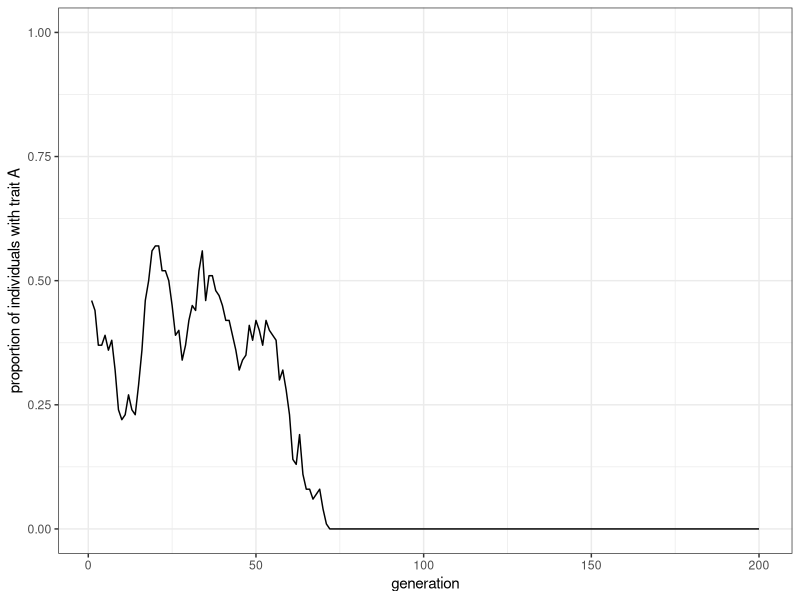
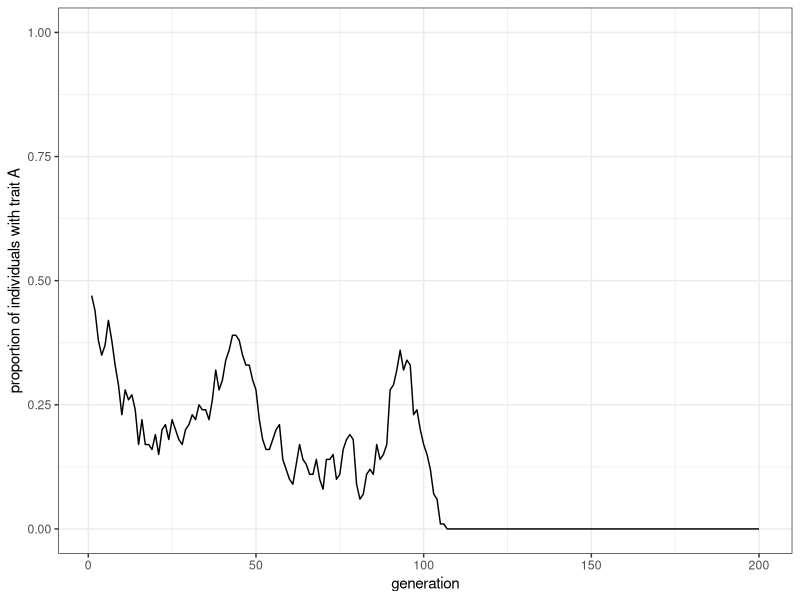
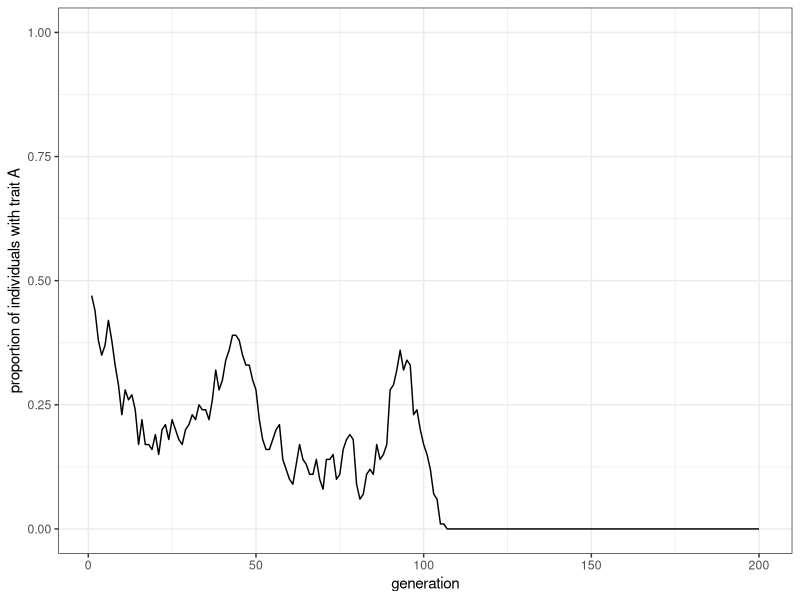
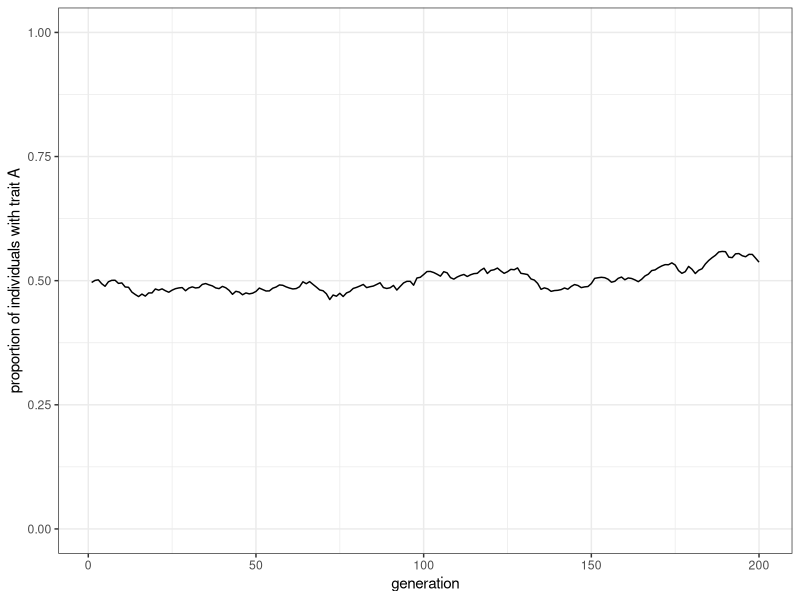
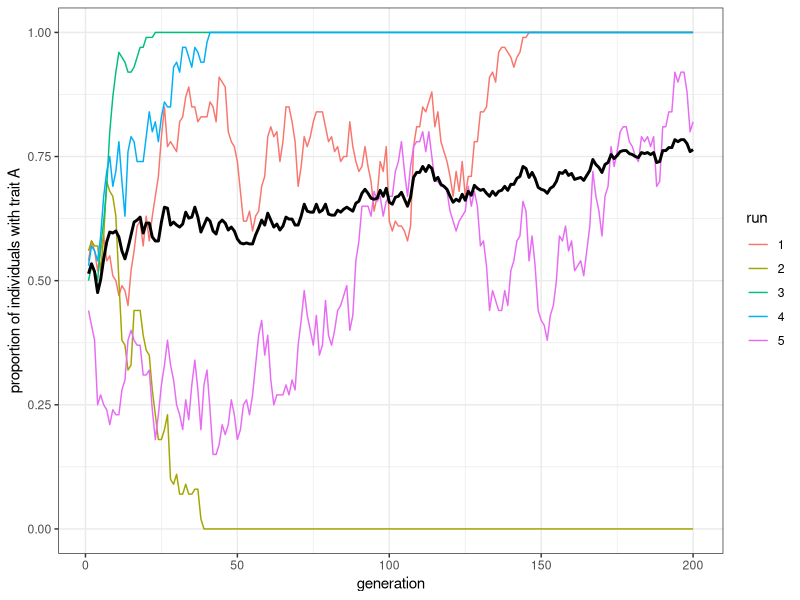
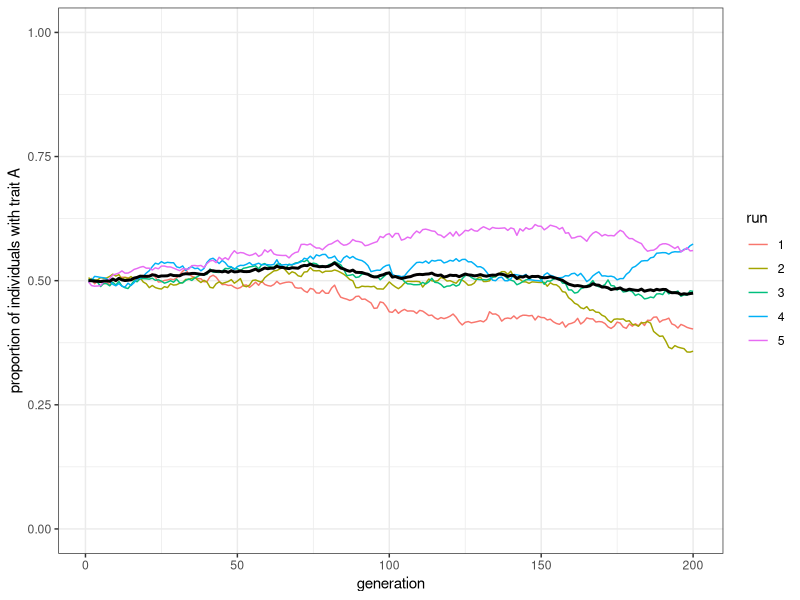
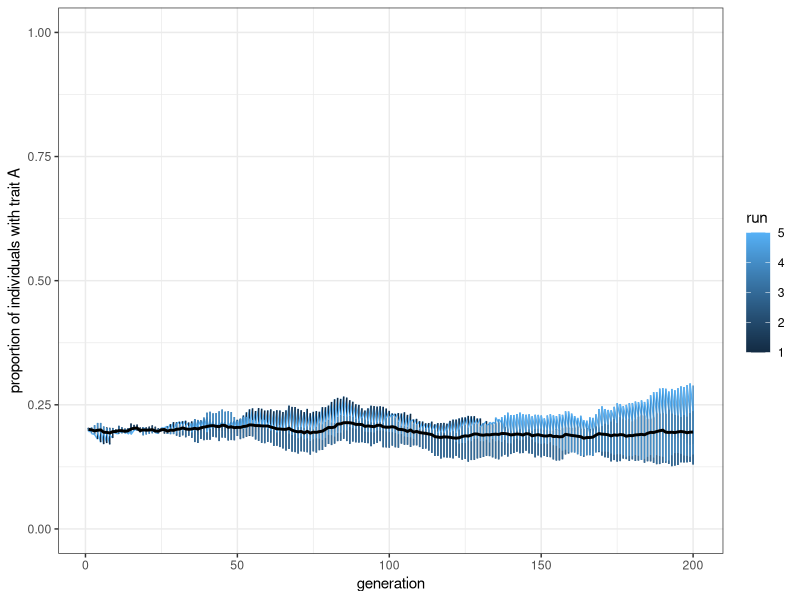

Generate these figures, in order, with R:
## ---- chunk 1
library(tidyverse)

## ---- chunk 2
population_size <- 100
generations <- 200
## ---- chunk 3
population <- sample(c("A", "B"), population_size, replace = TRUE)
## ---- chunk 4
population
## ---- chunk 5
population[4]
## ---- chunk 6
output <- tibble(generation = 1:generations, proportion_of_trait_a = rep(NA_real_, generations))
output
## ---- chunk 7
output$proportion_of_trait_a[1] <- sum(population == "A") / population_size
output
## ---- chunk 8
 for (generation in 2:generations) {
  # populationテーブルをprevious_populationという新しいテーブルにコピー
  previous_population <- population
  # 前世代の個人からランダムに形質をコピーする
  population <- sample(previous_population, population_size, replace = TRUE)
  # proportion_of_trait_aを計算し、outputの今generation世代のところに格納する
  output$proportion_of_trait_a[generation] <- sum(population == "A") / population_size
}
## ---- chunk 9
ggplot(data = output, aes(x = generation, y = proportion_of_trait_a)) +
  geom_line() +
  ylim(c(0, 1)) +
  theme_bw() +
  ylab("proportion of individuals with trait A")
## ---- chunk 10

model_unbiased_transmission <- function(population_size, generations) {
  population <- sample(c("A", "B"), population_size, replace = TRUE)

  output <- tibble(generation = 1:generations, proportion_of_trait_a = rep(NA, generations))

  output$proportion_of_trait_a[1] <- sum(population == "A") / population_size

  for (generation in 2:generations) {
    # Copy individuals to previous_population tibble
    previous_population <- population 
    
    # Randomly copy from previous generation
    population <- sample(previous_population, population_size, replace = TRUE)
    
    # Get p and put it into output slot for this generation t
    output$proportion_of_trait_a[generation] <- sum(population == "A") / population_size
  }
  # Export data from function
  output
}
## ---- chunk 11
data_unbiased_transmission <- model_unbiased_transmission(population_size = 100, generations = 200)
## ---- chunk 12
plot_single_run <- function(data) {
  ggplot(data = data, aes(x = generation, y = proportion_of_trait_a)) +
    geom_line() +
    ylim(c(0, 1)) +
    theme_bw() +
    ylab("proportion of individuals with trait A")
}
## ---- chunk 13
data_unbiased_transmission |>
  plot_single_run()
## ---- chunk 14
plot_single_run(data_unbiased_transmission)
## ---- chunk 15
model_unbiased_transmission(population_size = 10000, generations = 200) |>
  plot_single_run()
## ---- chunk 16
model_unbiased_transmissions <- function(population_size, generations, runs) {
  output <- tibble(run = factor(), generation = numeric(), proportion_of_trait_a = numeric())
  # 毎回の試行
  for (run in 1:runs) {
    # 1回の試行の結果を保管するtibbleを初期化
    output_single_run <- tibble(run = rep(run, generations) %>% as.factor(), generation = 1:generations, proportion_of_trait_a = rep(NA, generations))
    # 第1世代
    population <- sample(c("A", "B"), population_size, replace = TRUE)
    # 第1世代のproportion_of_trait_aを計算
    proportion_of_trait_a <- sum(population == "A") / population_size
    output_single_run$proportion_of_trait_a[1] <- proportion_of_trait_a
    for (generation in 2:generations) {
      # 前タイムステップまでのpopulationベクトルをprevious_populationに移し替える
      previous_population <- population
      # ランダムに前世代の個人から形質をコピーする
      population <- sample(previous_population, population_size, replace = TRUE)
      # proportion_of_trait_aを計算し、tibbleのうちproportion_of_trait_a列のgeneration行目に格納する
      output_single_run$proportion_of_trait_a[generation] <- sum(population == "A") / population_size
    }
    # output tibbleの一番下に今回の試行の結果をbind_rows()関数で付け加える
    output <- bind_rows(output, output_single_run)
  }
  # 全試行の結果がひとつのoutputというtibbleに集約されたので、それを返り値としてエクスポートする
  output
}
## ---- chunk 17
plot_multiple_runs <- function(data) {
  ggplot(data = data, aes(x = generation, y = proportion_of_trait_a)) +
    geom_line(aes(colour = run)) +
    stat_summary(fun = mean, geom = "line", size = 1) +
    ylim(c(0, 1)) +
    theme_bw() +
    ylab("proportion of individuals with trait A")
}
## ---- chunk 18
data <- model_unbiased_transmissions(population_size = 100, generations = 200, runs = 5)
plot_multiple_runs(data)
## ---- chunk 19
data
## ---- chunk 20
data <- model_unbiased_transmissions(population_size = 10000, generations = 200, runs = 5)
plot_multiple_runs(data)
## ---- chunk 21

model_unbiased_transmissions_varying_initial_condition <- function(
  population_size,
  generations,
  runs, 
  initial_proportion_of_trait_a) {
  output <- tibble(
    run = numeric(), 
    generation = numeric(), 
    proportion_of_trait_a = numeric()
    )
  for (run in 1:runs) {
    # 1回の試行の結果を保管するtibbleを初期化
    output_single_run <- tibble(run = rep(run, generations), generation = 1:generations, proportion_of_trait_a = rep(NA, generations))
    # 第1世代
    population <- sample(c("A", "B"), population_size, replace = TRUE, prob = c(initial_proportion_of_trait_a, 1 - initial_proportion_of_trait_a))
    # 第1世代のproportion_of_trait_aを計算
    proportion_of_trait_a <- sum(population == "A") / population_size
    output_single_run$proportion_of_trait_a[1] <- proportion_of_trait_a
    for (generation in 2:generations) {
      # 前タイムステップまでのpopulationベクトルをprevious_populationに移し替える
      previous_population <- population
      # ランダムに前世代の個人から形質をコピーする
      population <- sample(previous_population, population_size, replace = TRUE)
      # proportion_of_trait_aを計算し、tibbleのうちproportion_of_trait_a列のgeneration行目に格納する
      output_single_run$proportion_of_trait_a[generation] <- sum(population == "A") / population_size
    }
    # output tibbleの一番下に今回の試行の結果をbind_rows()関数で付け加える
    output <- bind_rows(output, output_single_run)
  }
  # 全試行の結果がひとつのoutputというtibbleに集約されたので、それを返り値としてエクスポートする
  output
}
## ---- chunk 22
model_unbiased_transmissions_varying_initial_condition(
  population_size = 10000,
  initial_proportion_of_trait_a = 0.2,
  generations = 200,
  runs = 5) |>
  plot_multiple_runs()
